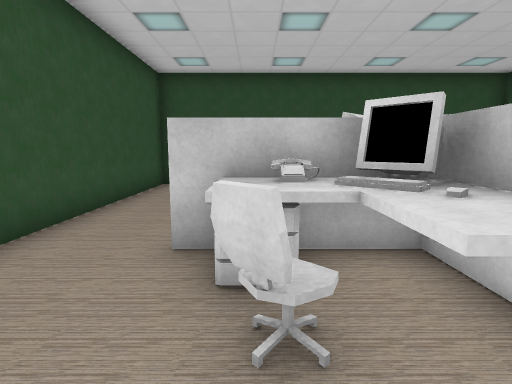
[1] (above)

24 first-person views from a walk through a 3-D level made in the Unity game engine. The camera is 1.3 m above the floor, tilts 8° down and sees 80° across. The floor is counted in squares, 1 m on a side. Each view is taken from the middle of a square. On the plan, view 1 faces up. The plan holds only what a view shows up to about 14 squares ahead; the rest is blank. The place goes on beyond the plan. The player character is not drawn.

[2]
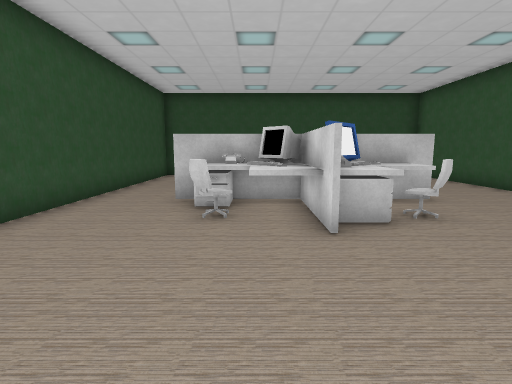

[3]
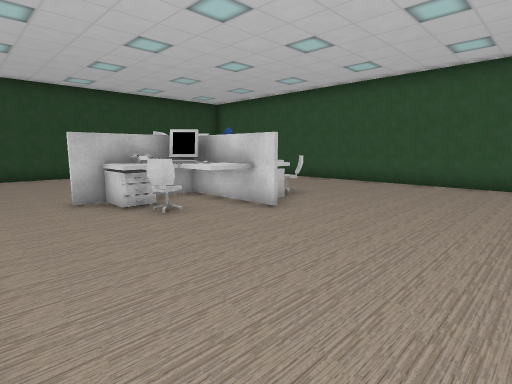

[4]
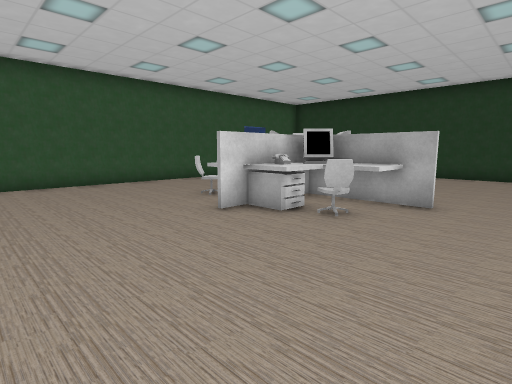

[5]
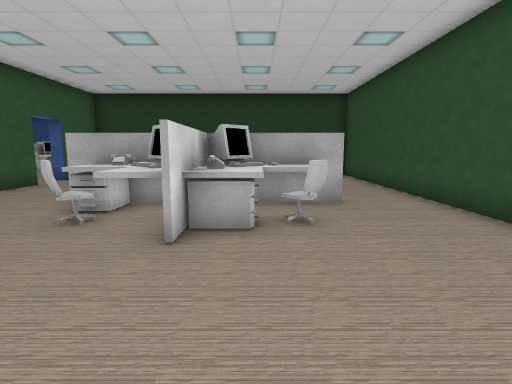

[6]
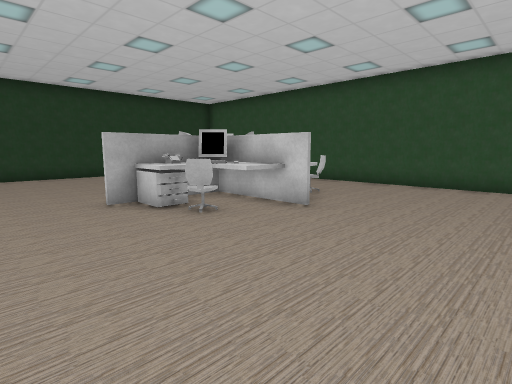

[7]
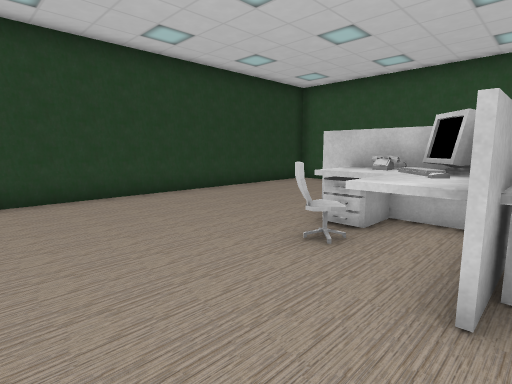

[8]
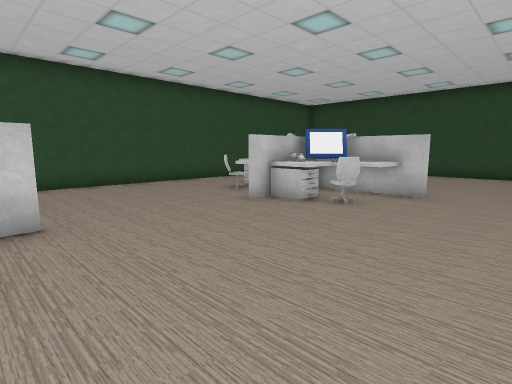

[9]
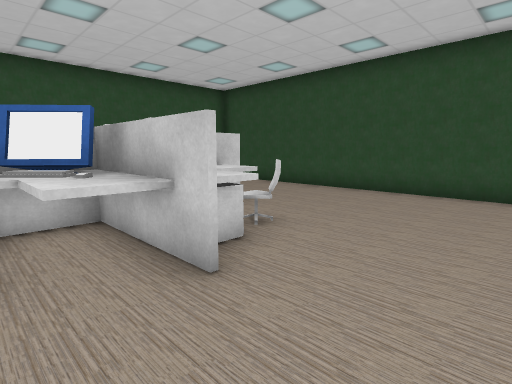

[10]
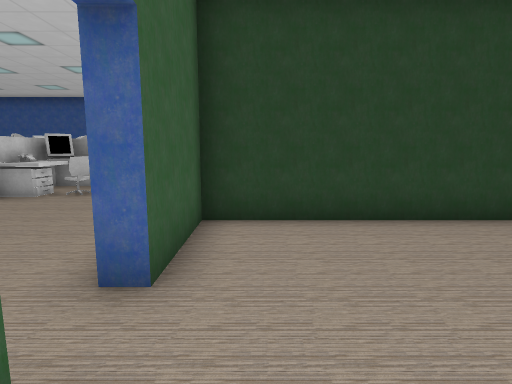

[11]
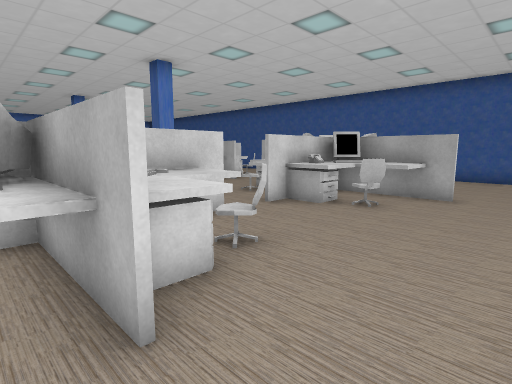

[12]
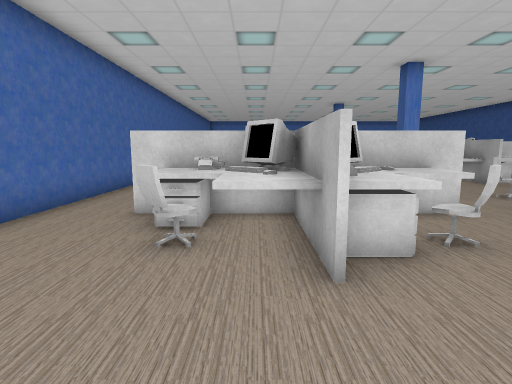

[13]
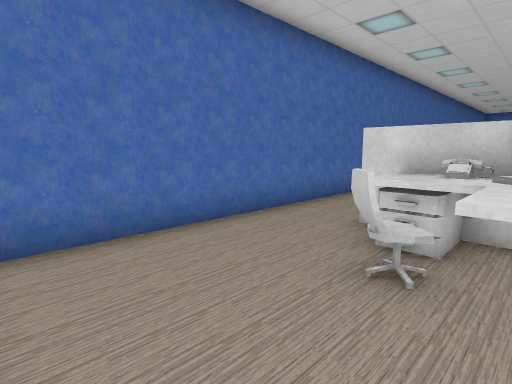

[14]
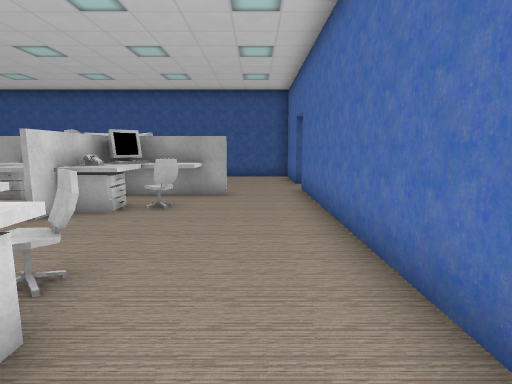

[15]
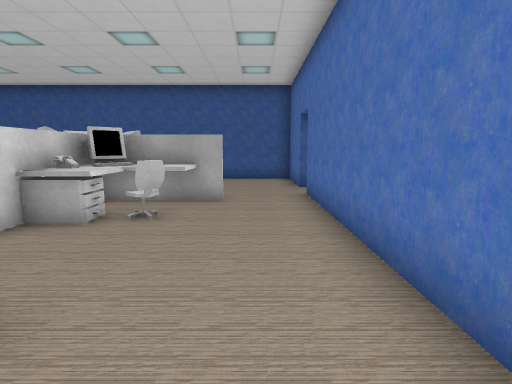

[16]
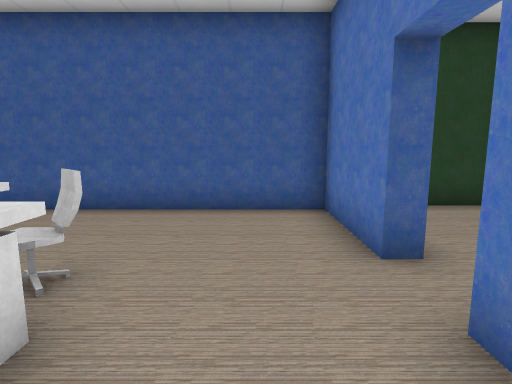

[17]
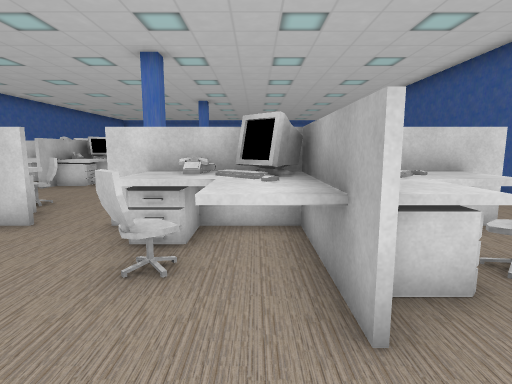

[18]
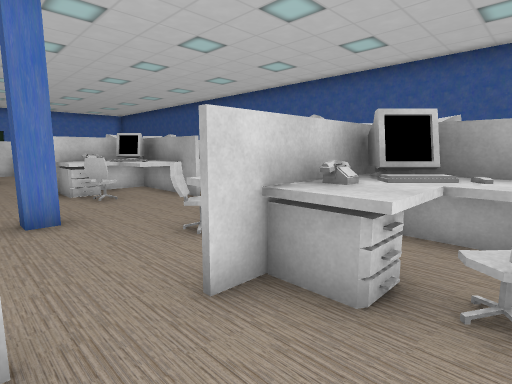

[19]
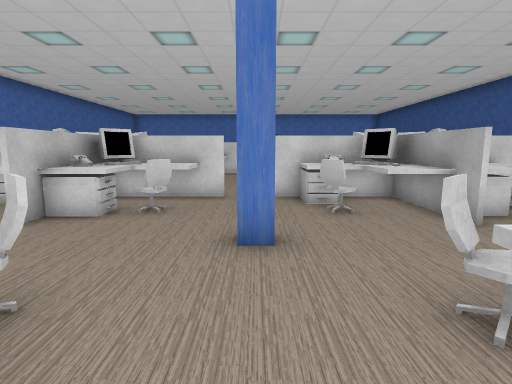

[20]
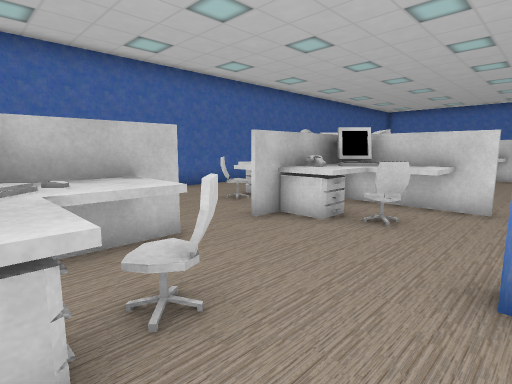

[21]
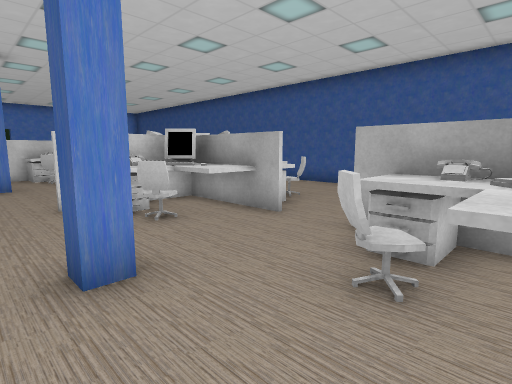

[22]
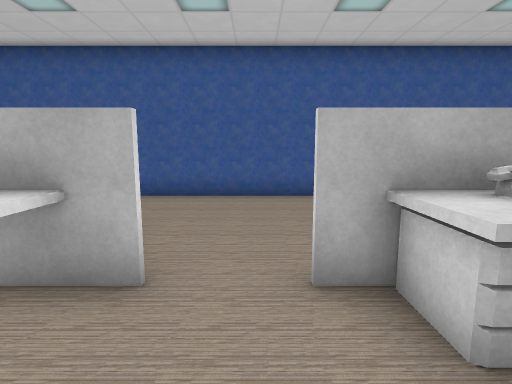

[23]
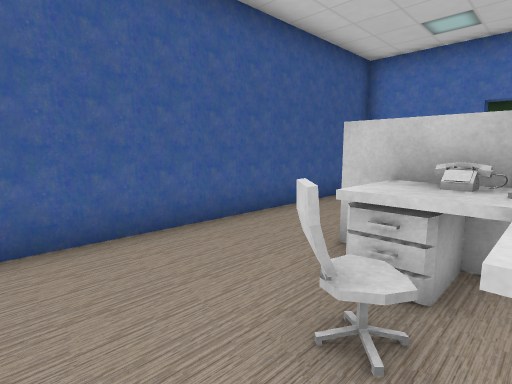

[24]
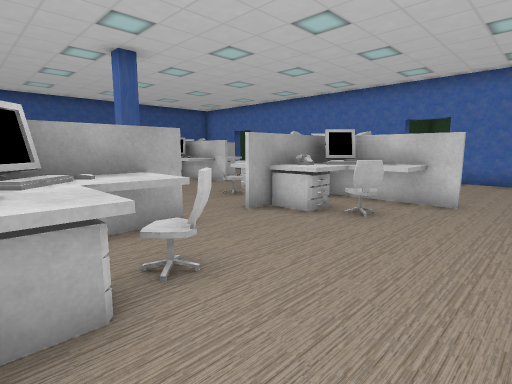

### Floor plan
Points are (right, up) in squares from view 1. A wall is a line through its corners. A room is listed if a view was taken in it or the views show most of it. See-through windows are left out.
Room 1 (views 1, 2, 3, 4, 5, 6, 7, 8, 9, 10)
walls: (9, -11.1) (9, 9.9); (7.2, 11.4) (-3.5, 11.4) (-3.5, -15.5) (9, -15.5) (9, -12.7)
ways out: opening at (9, -12) to room 2
objects: other object (-1, -10) to (5, -4); other object (-1, 1) to (5, 7)
Room 2 (views 11, 12, 13, 14, 15)
walls: (9.5, -9.1) (9.5, -10.6); (14.5, -7.5) (10.3, -7.5); (9, -12.7) (9.5, -12.7)
ways out: opening at (9, -12) to room 1; opening at (10.5, -13) to room 3; opening at (15, -8.5) to room 7
Room 3 (views 16, 17, 18)
walls: (9.5, -13.6) (9.5, -22)
ways out: opening at (10.5, -13) to room 2; opening at (15, -17) to room 4; opening at (10.5, -21) to room 8
Room 4 (views 19, 20, 21, 22)
walls: (19, -17.4) (19, -16.8) (19.5, -16.8)
ways out: opening at (15, -17) to room 3; opening at (19, -21) to room 5; opening at (23, -17) to room 6; opening at (19, -13) to room 7
objects: other object (12, -24) to (18, -18); other object (20, -24) to (24, -18); other object (20, -16) to (24, -10)
Room 5 (view 23)
walls: (14.5, -26.5) (22.4, -26.5)
ways out: opening at (19, -21) to room 4; opening at (23, -25.5) to room 6; opening at (15, -25.5) to room 8
Room 6 (view 24)
walls: (27.7, -17.4) (27.7, -16.9); (25.3, -7.5) (22.6, -7.5); (22.4, -26.5) (24.9, -26.5)
ways out: opening at (23, -17) to room 4; opening at (23, -25.5) to room 5; opening at (23, -8.5) to room 7
objects: other object (29, -19)
Room 7 (no view inside)
walls: (20.1, -7.5) (14.5, -7.5); (22.6, -7.5) (21.6, -7.5)
ways out: opening at (15, -8.5) to room 2; opening at (19, -13) to room 4; opening at (23, -8.5) to room 6
objects: other object (12, -16) to (18, -10)
Room 8 (no view inside)
walls: (8.9, -23.5) (9.5, -23.5) (9.5, -26.5) (14.5, -26.5)
ways out: opening at (10.5, -21) to room 3; opening at (15, -25.5) to room 5; opening at (9, -22.5)

Where each view was taken, in squares from view 1:
view 1: 0 up, 0 right, facing up
view 2: 4 down, 1 right, facing up
view 3: 4 down, 3 left, facing up-right
view 4: 0 up, 3 left, facing down-right
view 5: 0 up, 1 right, facing down
view 6: 0 up, 8 right, facing down-left
view 7: 7 down, 8 right, facing down-left
view 8: 5 down, 8 right, facing up-left
view 9: 2 up, 8 right, facing up-left
view 10: 10 down, 8 right, facing down
view 11: 12 down, 10 right, facing down-right
view 12: 12 down, 9 right, facing right
view 13: 12 down, 10 right, facing up-right
view 14: 12 down, 11 right, facing down
view 15: 13 down, 11 right, facing down
view 16: 20 down, 11 right, facing down
view 17: 20 down, 10 right, facing right
view 18: 16 down, 13 right, facing down-right
view 19: 17 down, 15 right, facing right
view 20: 17 down, 16 right, facing up-right
view 21: 16 down, 16 right, facing down-right
view 22: 18 down, 19 right, facing down
view 23: 22 down, 19 right, facing down-left
view 24: 8 down, 23 right, facing down-left
